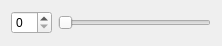
<?xml version="1.0" encoding="UTF-8"?>
<ui version="4.0">
 <class>SmallWidget</class>
 <widget class="QWidget" name="SmallWidget">
  <property name="geometry">
   <rect>
    <x>0</x>
    <y>0</y>
    <width>222</width>
    <height>46</height>
   </rect>
  </property>
  <property name="windowTitle">
   <string>Form</string>
  </property>
  <layout class="QHBoxLayout" name="horizontalLayout">
   <item>
    <widget class="QSpinBox" name="spinBox"/>
   </item>
   <item>
    <widget class="QSlider" name="horizontalSlider">
     <property name="orientation">
      <enum>Qt::Horizontal</enum>
     </property>
    </widget>
   </item>
  </layout>
 </widget>
 <resources/>
 <connections/>
</ui>
